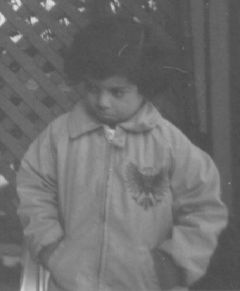
#> input picture Traitement de l'image/TE2/DATA_TE2/pout.jpg, 240 x 291 px, found by its file name
$ python TE2-Rehaussement-Contraste.py
#> lines starting #> are read from the running program, lines starting #| are printed output that depends on the picture; long printed decimals are rounded
import numpy as np
import cv2
from matplotlib import pyplot as plt

#Soit l’image pout.jpg convertie en niveaux de gris. Calculer et afficher en console :
# — la luminance (valeur de pixel) minimale de l’image
#— sa luminance maximale
#— sa luminance moyenne
#— l’écart-type des luminances

img = cv2.imread('/Users/melvindubee/Documents/ENSTA/Traitement-image/DATA_TE2/pout.jpg', 0)
#> img is the input picture: shape (291, 240); min 74, max 228, mean 110.3

img_float = np.float32(img)
lum_min = np.min(img_float)
#> lum_min = 74
lum_max = np.max(img_float)
#> lum_max = 228
lum_mean = np.mean(img_float)
#> lum_mean = 110.3
lum_std = np.std(img_float)
#> lum_std = 23.17

print("Luminance minimale", lum_min, "Luminance maximale", lum_max, "Luminance moyenne", lum_mean,
      "Ecart-type des lumlinances", lum_std)
#| Luminance minimale 74.0 Luminance maximale 228.0 Luminance moyenne 110.305 Ecart-type des lumlinances 23.168

# Affichage de l'image initiale
plt.figure()
plt.subplot(221)
plt.imshow(img, cmap="gray")
plt.xticks([]), plt.yticks([])
plt.title("Image init")

# Histogramme OpenCV et Numpy
hist = cv2.calcHist([img],[0],None,[256],[0,256])
#> hist = 256 values, max 2347 at index 83, min 0 at index 0, mean 272.8
plt.subplot(222)
plt.plot(np.linspace(0,255,len(hist)),hist)
plt.grid(True)
plt.title("Histogramme with OpenCV")


# Histogramme d'égalisation et Affichage
img2 = cv2.equalizeHist(img)
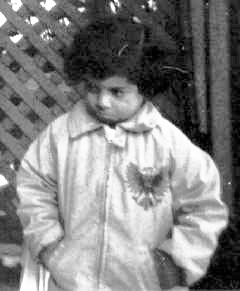
#> img2: shape (291, 240); min 0, max 255, mean 129.5
hist2 = cv2.calcHist([img2],[0],None,[256],[0,256])
#> hist2 = 256 values, max 2347 at index 34, min 0 at index 2, mean 272.8

# Affichage de l'image égalisé
plt.subplot(223)
plt.imshow(img2, cmap="gray")
plt.xticks([]), plt.yticks([])
plt.title(" Image égalisé")

# Histogramme d'égalisation
plt.subplot(224)
plt.plot(np.linspace(0,256,len(hist2)),hist2)
plt.grid(True)
plt.title("Histogramme d'égalisation")

# Enregistrement de l'image égalisée
cv2.imwrite('ImageEgalize.png', img2)

# Methode CLAHE
clahe = cv2.createCLAHE(clipLimit=2.0, tileGridSize=(8,8))
img_clahe = clahe.apply(img)
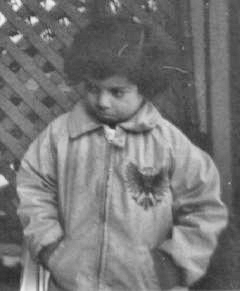
#> img_clahe: shape (291, 240); min 40, max 243, mean 118.7

plt.figure()
plt.imshow(img_clahe, cmap="gray")
plt.title("Image clahe")

# Enregistrement de l'image CLAHE
cv2.imwrite('ImageCLAHE.png', img_clahe)

plt.show()
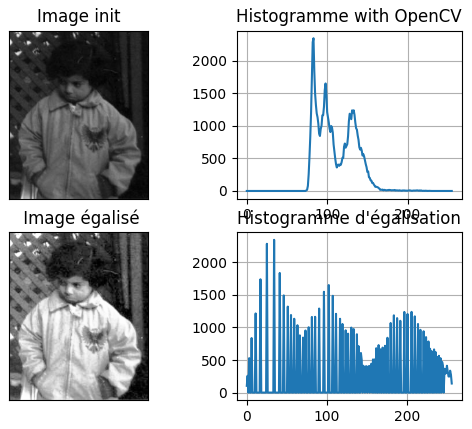
#> figure drawn by matplotlib, 4 panels; panel 2: curve peaks at x = 83, y = 2347; panel 4: curve peaks at x = 34.13, y = 2347

$ run again, with Traitement de l'image/TE2/DATA_TE2/Image_epave.jpg copied over Traitement de l'image/TE2/DATA_TE2/pout.jpg
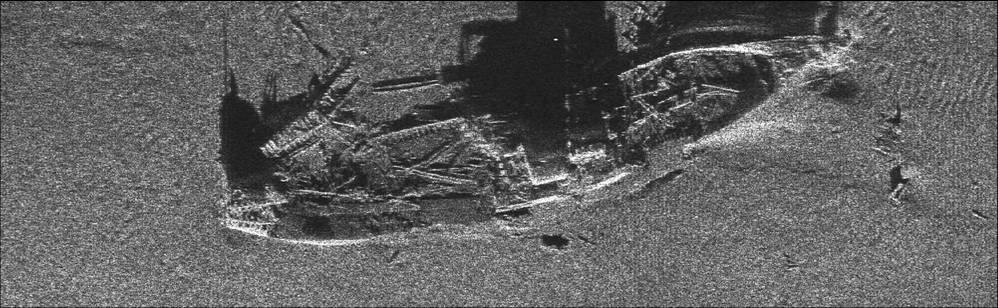
#> input picture Traitement de l'image/TE2/DATA_TE2/Image_epave.jpg, 998 x 308 px, found by its file name
#> img is the input picture: shape (308, 998); min 0, max 255, mean 96.9
#> lum_min = 0
#> lum_max = 255
#> lum_mean = 96.92
#> lum_std = 39.09
#| Luminance minimale 0.0 Luminance maximale 255.0 Luminance moyenne 96.925 Ecart-type des lumlinances 39.089
#> hist = 256 values, max 3456 at index 102, min 7 at index 12, mean 1200.7
#> `img2 = cv2.equalizeHist(img)`:
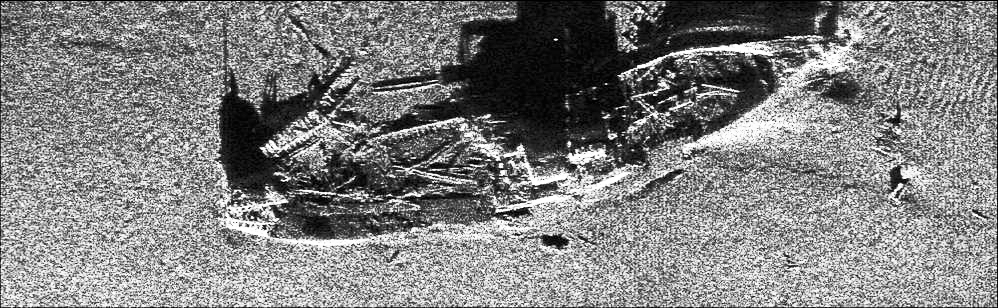
#> img2: shape (308, 998); min 0, max 255, mean 128.3
#> hist2 = 256 values, max 3456 at index 141, min 0 at index 5, mean 1200.7
#> `plt.show()`:
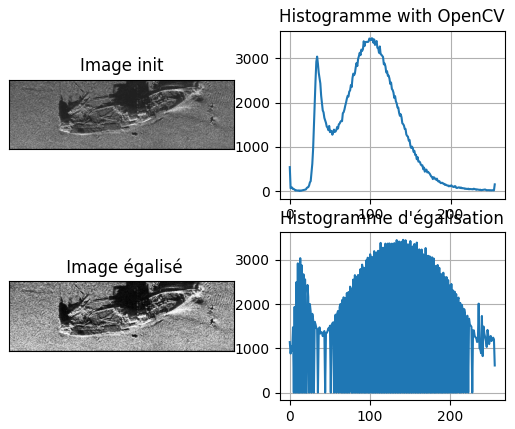
#> figure drawn by matplotlib, 4 panels; panel 2: curve peaks at x = 102, y = 3456; panel 4: curve peaks at x = 141.6, y = 3456
